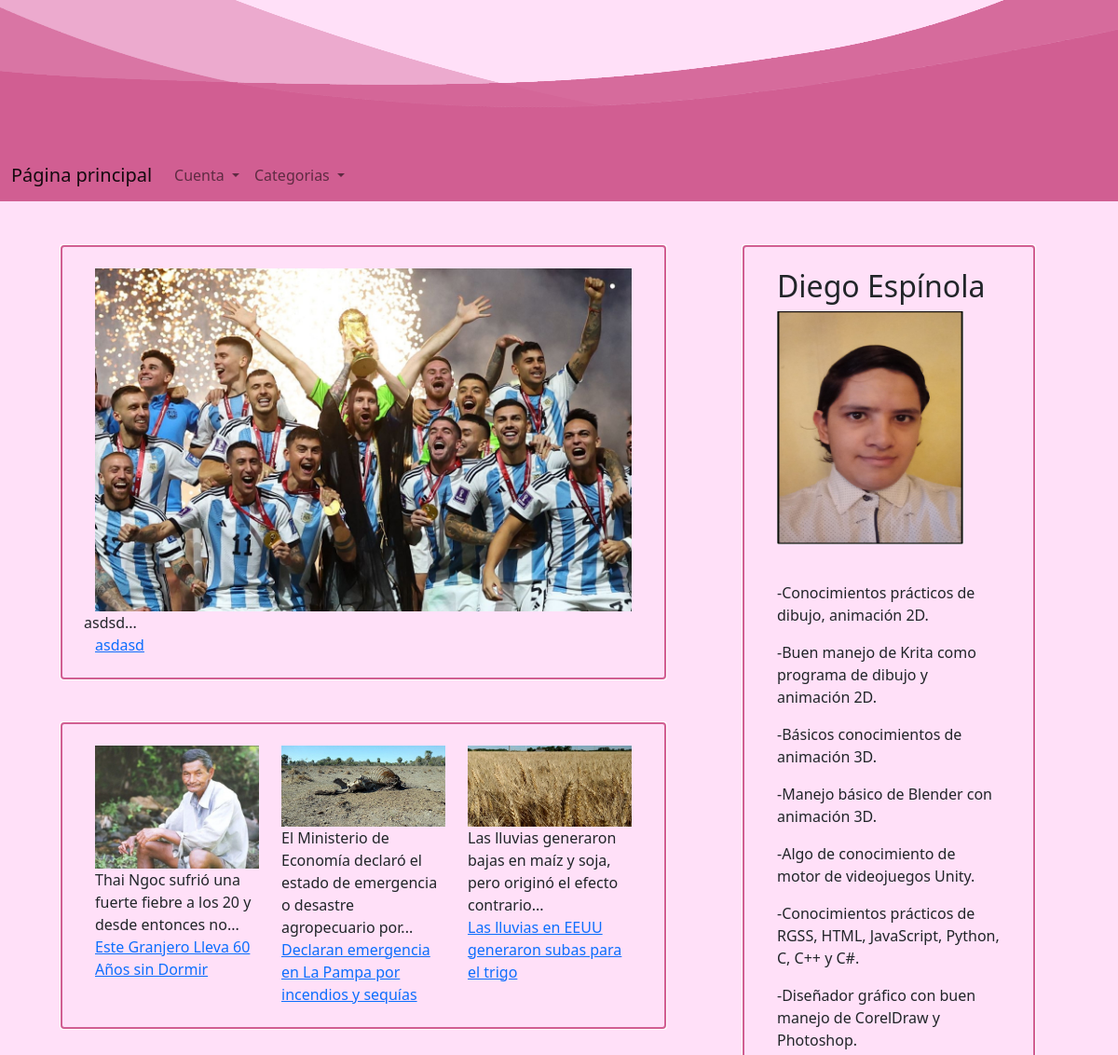
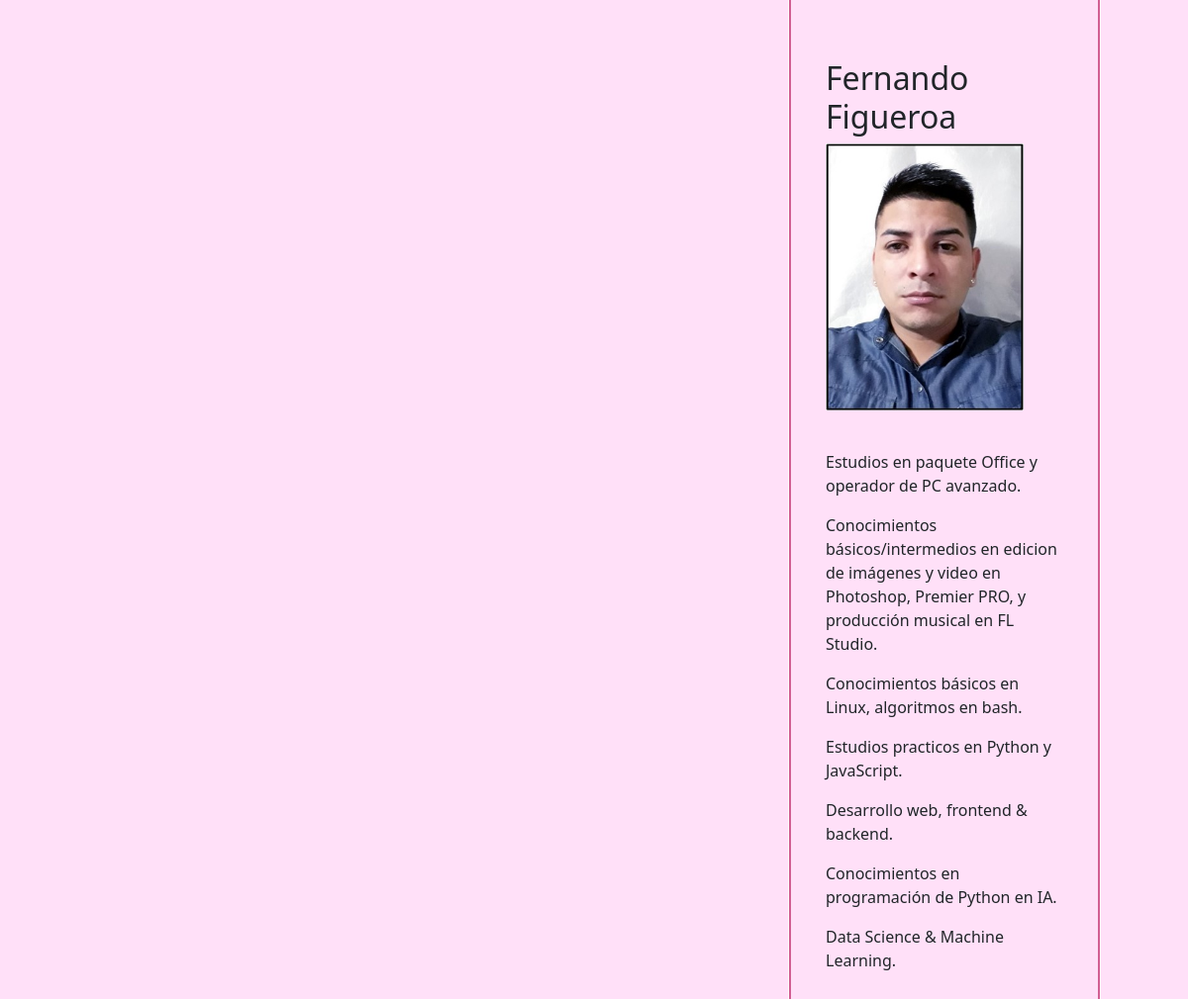
The page / on the database its author committed (2 pictures, top to bottom).
### app.py (models this page shows)
class Noticia(db.Model):
    __tablename__ = "Noticias"
    id = db.Column(db.Integer, primary_key=True)
    titulo = db.Column(db.String(100), nullable=False)
    imagen = db.Column(db.String(500), nullable=False)
    subtitulo = db.Column(db.String(500), nullable=False)
    resaltado = db.Column(db.String(1000), nullable=False)
    columna1 = db.Column(db.String(3000), nullable=False)
    columna2 = db.Column(db.String(3000), nullable=False)
    categoria = db.Column(db.String(20), nullable=False)

### app.py (the view)
@app.route('/')
def index():
    tamano = db.session.query(Noticia).count()+1
    noticias = Noticia.query.all()
    lista_ultimas = []
    for noticia in noticias:
        if noticia.id >= (tamano - 4):
            lista_ultimas.append(noticia)
    return render_template('index.html', noticias=lista_ultimas, tamano=tamano)

### app.py (called while the page is built)
def resumirSubtitulo(noticia):
    i = 0
    maximoPalabras = 12
    resumido = ''
    for caracter in noticia.subtitulo:
        if (caracter == ' '):
            i +=1
        if (i <= maximoPalabras):
            resumido += caracter
        if (i > maximoPalabras):
            break
    return resumido

### templates/index.html (shortened to what this page needs)
{% extends "navbar.html" %}
{% block head %}
{{ super() }}
{% endblock %}
{% block body %}
{{super()}}
<div class="container">
    <div class="row no-outline-row align-items-start">
        <div class="col-md-8">
            {% for noticia in noticias  %}
                {% if noticia.id == (tamano-1) %}
                <div class="row" data-aos="fade-up"><img class="news-img" src= '/static/img/{{noticia.imagen}}' >
                    {{ resumirSubtitulo(noticia) }}...
                    <br>
                    <a href="{{url_for('ir_a_noticia',id=(noticia.id))}}">{{ noticia.titulo }}</a>
                </div>
             {% endif %}
             {% endfor %}
                <div class="row" data-aos="fade-up">
            {% for noticia in noticias  %}
                {% if noticia.id != (tamano-1) %}
                <div class="col"><img class="news-img" src= '/static/img/{{noticia.imagen}}'>
                    {{ resumirSubtitulo(noticia) }}...
                    <br>
                    <a href="{{url_for('ir_a_noticia',id=(noticia.id))}}">{{ noticia.titulo }}</a>
                </div>
                {% endif %}
            {% endfor %}
        </div>
    </div>
    <div class="col-md-4" data-aos="fade-up">
        <div class="row small-row">
            <div class="info-column">
                <h2>Diego Espínola</h2>
                <form>
                    <img class="mb-4" src="../static/img/diego.jpg" alt="500" width="200" height="250">
                </form>
                <p>-Conocimientos prácticos de dibujo, animación 2D.</p>
                <p>-Buen manejo de Krita como programa de dibujo y animación 2D.</p>
                <p>-Básicos conocimientos de animación 3D.</p>
                <p>-Manejo básico de Blender con animación 3D.</p>
                <p>-Algo de conocimiento de motor de videojuegos Unity.</p>
                <p>-Conocimientos prácticos de RGSS, HTML, JavaScript, Python, C, C++ y C#.</p>
                <p>-Diseñador gráfico con buen manejo de CorelDraw y Photoshop.</p>
                <br>
                <br>
            </div>
            <div class="info-column">
                <h2>Fernando Figueroa</h2>
                <form>
                    <img class="mb-4" src="../static/img/fer.jpg" alt="" width="200" height="270">
                </form>
                <p>Estudios en paquete Office y operador de PC avanzado.</p>
                <p>Conocimientos básicos/intermedios en edicion de imágenes y video en Photoshop, Premier PRO, y producción musical en FL Studio.</p>
                <p>Conocimientos básicos en Linux, algoritmos en bash.</p>
                <p>Estudios practicos en Python y JavaScript.</p>
                <p>Desarrollo web, frontend & backend.</p>
                <p>Conocimientos en programación de Python en IA.</p>
                <p>Data Science & Machine Learning.</p>
            </div>
        </div>
    </div>
</div>
{% endblock %}

### static/css/noticias.css (style rules this page uses)
.row { margin-top: 4vw; margin-left: 1vw; margin-bottom: 4vw; padding-top: 2vw; margin-right: 3vw; padding-bottom: 2vw; padding-left: 2vw; padding-right: 2vw; outline: auto; outline-color: #d15e92; }
.small-row { margin-left: 2vw !important; margin-right: 0vw!important; }
.no-outline-row { margin-top: 0!important; margin-left: 0!important; margin-bottom: 0!important; padding-top: 0!important; padding-bottom: 0!important; padding-left: 0!important; padding-right: 0!important; outline: none !important; }
body { background: #ffe0f8 !important; }
.news-img { width: inherit; }
.container { justify-content: right; }

### rows shown on the page
Noticia: imagen (picture), subtitulo "asdsd", titulo "asdasd"
Noticia: imagen (picture), subtitulo "Thai Ngoc sufrió una fuerte fiebre a los 20 y desde entonces no", titulo "Este Granjero Lleva 60 Años sin Dormir"
Noticia: imagen (picture), subtitulo "El Ministerio de Economía declaró el estado de emergencia o desastre agropecuario por", titulo "Declaran emergencia en La Pampa por incendios y sequías"
Noticia: imagen (picture), subtitulo "Las lluvias generaron bajas en maíz y soja, pero originó el efecto contrario", titulo "Las lluvias en EEUU generaron subas para el trigo"
